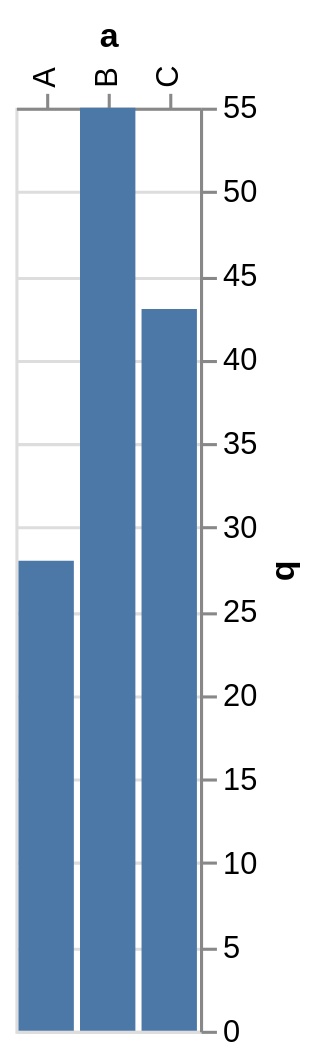

The specification (Vega-Lite) saved for this image:
### Vega-Lite specification from a JSON file in a GitHub repository (floating-point values rounded to 4 significant figures)
{"$schema": "https://vega.github.io/schema/vega-lite/v6.json", "description": "A turned label on an axis that has been moved to the other side of the chart.", "data": {"values": [{"a": "A", "b": 28}, {"a": "B", "b": 55}, {"a": "C", "b": 43}]}, "mark": "bar", "encoding": {"x": {"field": "a", "type": "nominal", "axis": {"orient": "top"}}, "y": {"field": "b", "type": "quantitative", "axis": {"orient": "right"}}}}
